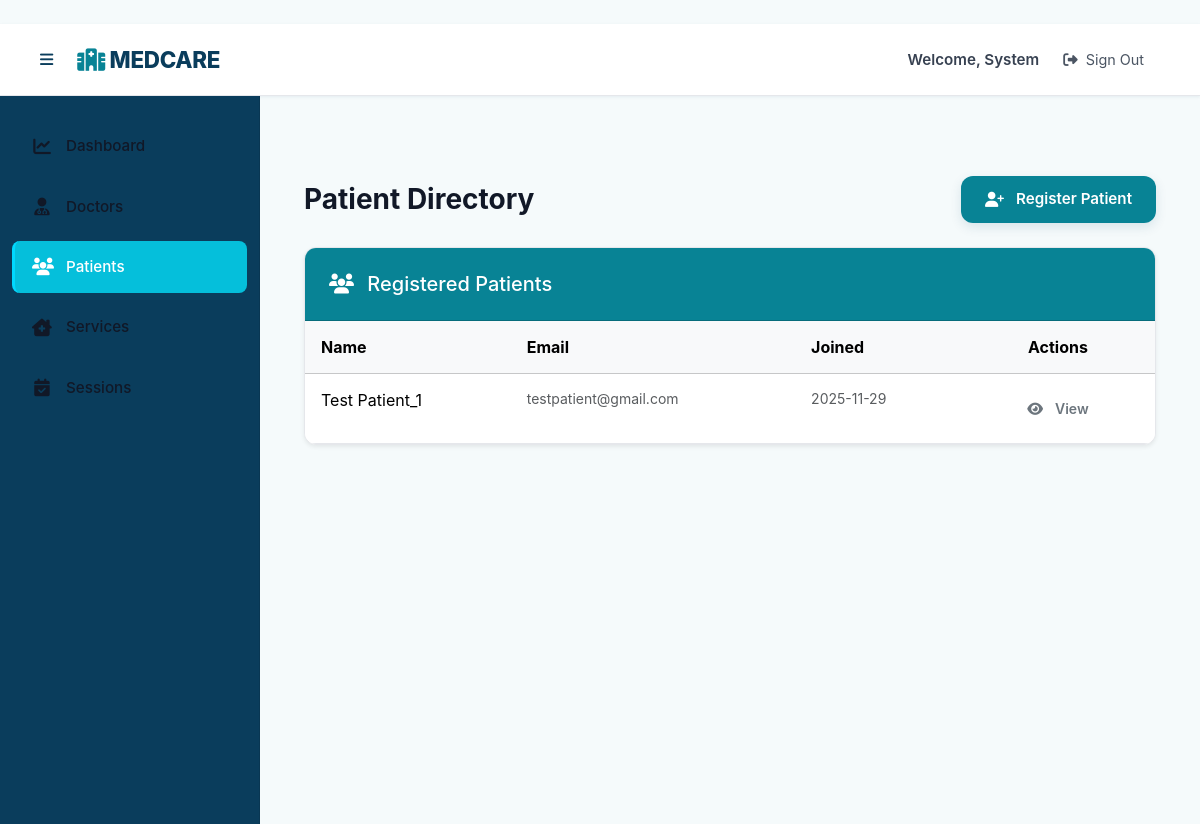
The app's page /governance/recipients (signed in) with its own data.
### models.py (models this page shows, shortened)
class Account(db.Model, UserMixin):
    __tablename__ = "account"
    account_id = db.Column(db.Integer, primary_key=True)
    email_address = db.Column(db.String(120), unique=True, nullable=False)
    credential_hash = db.Column(db.String(255))
    given_name = db.Column(db.String(80))
    surname = db.Column(db.String(80))
    tier_id = db.Column(db.Integer, db.ForeignKey("access_level.tier_id"))
    is_enabled = db.Column(db.Boolean, default=True)
    created_on = db.Column(db.DateTime, default=datetime.utcnow)
    access_tier = db.relationship("AccessLevel")
    @property
    def full_name(self):
        return f"{self.given_name or ''} {self.surname or ''}".strip()

class Recipient(db.Model):
    __tablename__ = "recipient"
    recipient_id = db.Column(db.Integer, db.ForeignKey("account.account_id"), primary_key=True)
    clinic_id = db.Column(db.Integer, db.ForeignKey("clinic.clinic_id"), nullable=True)
    patient_unique_id = db.Column(db.String(32), unique=True, nullable=True)
    appointment_date = db.Column(db.Date, nullable=True)
    account_link = db.relationship(
        "Account",
        backref=db.backref("recipient_profile", uselist=False)
    )
    clinic_link = db.relationship("Clinic")

### routes/governance.py (the view)
@governance_bp.route('/recipients')
@login_required
@administrator_only
def list_recipients():
    recipients = Recipient.query.all()
    return render_template('governance/recipients_list.html', recipients=recipients)

### app.py (called while the page is built)
@login_mgr.user_loader
def load_user(user_id):
    try:
        return Account.query.get(int(user_id))
    except:
        return None

### routes/governance.py (called while the page is built)
def administrator_only(fn):
    @wraps(fn)
    def decorated(*args, **kwargs):
        if not current_user.is_authenticated or current_user.access_tier.tier_name != 'admin':
            flash('Administrative access required.', 'error')
            return redirect(url_for('home'))
        return fn(*args, **kwargs)
    return decorated

### templates/governance/recipients_list.html (shortened to what this page needs)
{% extends "base.html" %}
{% block content %}
<div class="container py-4">
  <div class="d-flex justify-content-between align-items-center mb-4">
    <h1 class="h3 fw-bold text-navy mb-0">Patient Directory</h1>
    <a href="{{ url_for('governance.list_recipients') }}" class="btn btn-primary">
      <i class="fas fa-user-plus me-1"></i> Register Patient
    </a>
  </div>
  {% if recipients %}
  <div class="card shadow-sm">
    <div class="card-header bg-light">
      <h5 class="mb-0"><i class="fas fa-users me-2"></i> Registered Patients</h5>
    </div>
    <div class="card-body p-0 table-responsive">
      <table class="table table-hover mb-0">
        <thead class="table-light">
          <tr>
            <th>Name</th>
            <th>Email</th>
            <th>Joined</th>
            <th class="text-center">Actions</th>
          </tr>
        </thead>
        <tbody>
          {% for recipient in recipients %}
          <tr>
            <td>{{ recipient.account_link.full_name }}</td>
            <td><small class="text-muted">{{ recipient.account_link.email_address }}</small></td>
            <td><small class="text-muted">{{ recipient.account_link.created_on.strftime('%Y-%m-%d') }}</small></td>
            <td class="text-center">
              <a href="#" class="btn btn-sm btn-outline-secondary">
                <i class="fas fa-eye me-1"></i> View
              </a>
            </td>
          </tr>
          {% endfor %}
        </tbody>
      </table>
    </div>
  </div>
  {% endif %}
</div>
{% endblock %}

### templates/base.html (shortened to what this page needs)
﻿<!doctype html>
<html lang="en">
  <head>
    <link href="https://cdn.jsdelivr.net/npm/bootstrap@5.3.2/dist/css/bootstrap.min.css" rel="stylesheet">
    <link rel="stylesheet" href="https://cdnjs.cloudflare.com/ajax/libs/font-awesome/6.4.0/css/all.min.css">
    <link rel="stylesheet" href="{{ url_for('static', filename='style.css') }}">
  </head>
  <body class="app-body">
    <div class="app-layout">
      <nav class="app-navbar">
        <div class="navbar-content d-flex justify-content-between align-items-center px-3">
          <div class="navbar-brand-section d-flex align-items-center">
            <button class="sidebar-toggle btn btn-link p-0 me-2" id="sidebarToggle" aria-label="Toggle sidebar">
              <i class="fas fa-bars"></i>
            </button>
            <a href="{{ url_for('home') }}" class="navbar-brand">
              <i class="fas fa-hospital"></i> MEDCARE
            </a>
          </div>
          <div class="navbar-user-section">
            {% if current_user.is_authenticated %}
              <div class="user-info d-flex align-items-center gap-2">
                <span class="user-greeting">Welcome, {{ current_user.given_name or 'User' }}</span>
                <a href="{{ url_for('identity.signout') }}" class="navbar-link">
                  <i class="fas fa-sign-out-alt"></i> Sign Out
                </a>
              </div>
            {% else %}
              <a href="{{ url_for('identity.signin') }}" class="navbar-link">
                <i class="fas fa-sign-in-alt"></i> Sign In
              </a>
            {% endif %}
          </div>
        </div>
      </nav>
      <div class="app-container d-flex">
        {% if current_user.is_authenticated %}
        <aside class="app-sidebar" id="appSidebar">
          <nav class="sidebar-menu d-flex flex-column">
            {% if current_user.access_tier.tier_name == 'admin' %}
              <a href="{{ url_for('governance.hub') }}" class="sidebar-item {% if request.endpoint == 'governance.hub' %}active{% endif %}">
                <i class="fas fa-chart-line"></i><span class="item-text">Dashboard</span>
              </a>
              <a href="{{ url_for('governance.list_providers') }}" class="sidebar-item {% if request.endpoint == 'governance.list_providers' %}active{% endif %}">
                <i class="fas fa-user-md"></i><span class="item-text">Doctors</span>
              </a>
              <a href="{{ url_for('governance.list_recipients') }}" class="sidebar-item {% if request.endpoint == 'governance.list_recipients' %}active{% endif %}">
                <i class="fas fa-users"></i><span class="item-text">Patients</span>
              </a>
              <a href="{{ url_for('governance.list_clinics') }}" class="sidebar-item {% if request.endpoint == 'governance.list_clinics' %}active{% endif %}">
                <i class="fas fa-clinic-medical"></i><span class="item-text">Services</span>
              </a>
              <a href="{{ url_for('governance.list_sessions') }}" class="sidebar-item {% if request.endpoint == 'governance.list_sessions' %}active{% endif %}">
                <i class="fas fa-calendar-check"></i><span class="item-text">Sessions</span>
              </a>
            {% endif %}
          </nav>
        </aside>
        {% endif %}
        <main class="app-main flex-grow-1">
          <div class="page-content">
            {% block content %}{% endblock %}
          </div>
        </main>
      </div>
    </div>
  </body>
</html>

### records on screen
Account: given_name "System"
Recipient: account_link.full_name "Test Patient_1", account_link.email_address "testpatient@gmail.com", account_link.created_on "2025-11-29"
